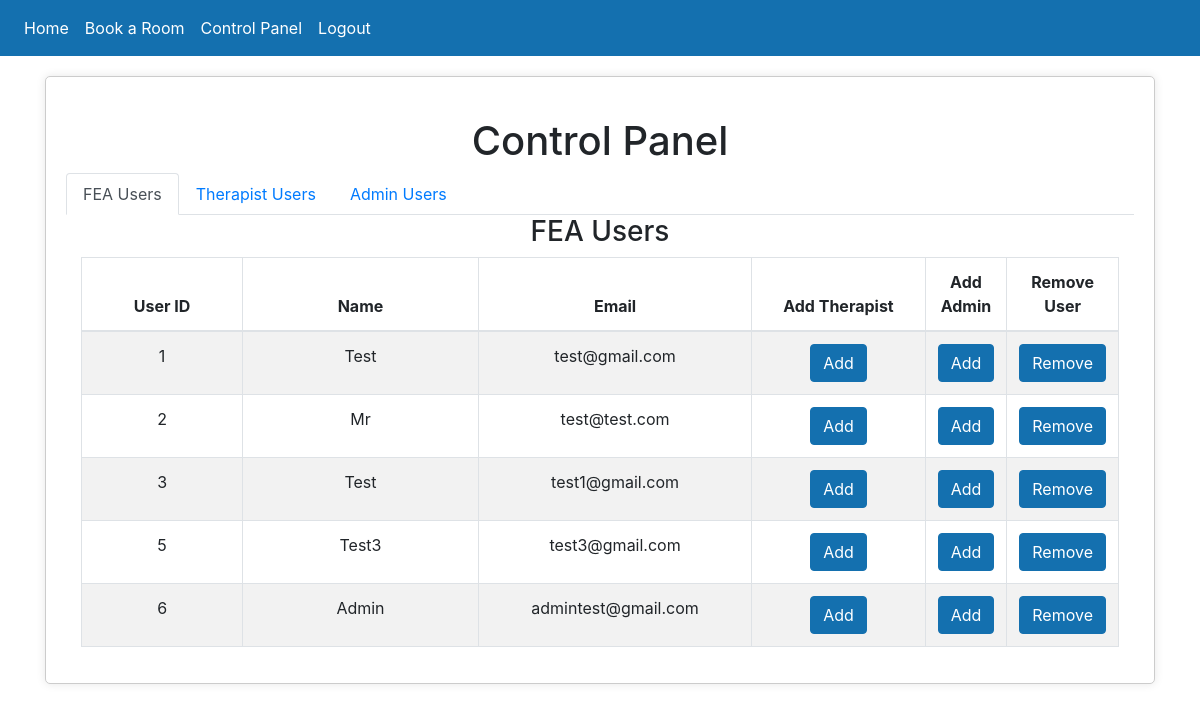
Screenshot of /control_panel (signed in) with the database file from the repository.
### website/models.py (models this page shows)
class User(db.Model, UserMixin):
    id = db.Column(db.Integer, primary_key=True)
    email = db.Column(db.String(150), unique=True)
    password = db.Column(db.String(150))
    first_name = db.Column(db.String(150))
    notes = db.relationship('Note')

### website/views.py (the view)
@views.route('/control_panel', methods=['GET', 'POST'])
@login_required
def control_panel():#Loads the Databases into the HTML tables
    user1 = User.query.all()
    therapist1 = Therapist.query.all()
    admin = Admin.query.all()
    return render_template('control_panel.html', user=current_user, user1=user1, therapist1=therapist1, admin=admin)

### website/__init__.py (called while the page is built)
def create_app():
    app = Flask(__name__)
    app.config['SECRET_KEY'] = 'Team2 Stockton University'
    app.config['SQLALCHEMY_DATABASE_URI'] = f'sqlite:///{DB_NAME}'
    db.init_app(app)
    from .views import views
    from .auth import auth
    app.register_blueprint(views, url_prefix='/')
    app.register_blueprint(auth, url_prefix='/')
    from .models import User, Note, Therapist, Admin
    create_database(app)
    login_manager = LoginManager()
    login_manager.login_view = 'auth.login'  #Flask will redirect to auth.login if the user is not logged in.
    login_manager.init_app(app) #allows login_manager to use the app
    @login_manager.user_loader #Will look for PK and check if id = user_id in the database.
    def load_user(user_id):
        return User.query.get(int(user_id))
    return app

### website/templates/control_panel.html (shortened to what this page needs)
{% extends "base.html" %}
{% block content %}
<div class="center-box" style="max-width: 2400px; margin: 20px auto;">
    <h1 align="center" style="margin-top: 20px;">Control Panel</h1>
    <ul class="nav nav-tabs">
        <li class="nav-item">
            <a class="nav-link active" data-toggle="tab" href="#feaUsers">FEA Users</a>
        </li>
        <li class="nav-item">
            <a class="nav-link" data-toggle="tab" href="#therapistUsers">Therapist Users</a>
        </li>
        <li class="nav-item">
            <a class="nav-link" data-toggle="tab" href="#adminUsers">Admin Users</a>
        </li>
    </ul>
    <div class="tab-content">
        <div id="feaUsers" class="container tab-pane active">
            <div class="section">
                <h3>FEA Users</h3>
                <table class="table table-striped table-bordered">
                    <thead>
                        <tr>
                            <th style="width: 20%;">User ID</th>
                            <th style="width: 30%;">Name</th>
                            <th style="width: 30%;">Email</th>
                            <th style="width: 20%;">Add Therapist</th>
                            <th style="width: 20%;">Add Admin</th>
                            <th style="width: 30%;">Remove User</th>
                        </tr>
                    </thead>
                    <tbody>
                        {% for user in user1 %}
                            <tr>
                                <td style="width: 20%;">{{ user.id }}</td>
                                <td style="width: 30%;">{{ user.first_name }}</td>
                                <td style="width: 30%;">{{ user.email }}</td>
                                <td>
                                    <form action="/add-therapist" method ='POST'>
                                        <button type="submit" class="btn btn-primary">Add</button>
                                    </form>
                                </td>
                                <td>
                                    <form action="/add-admin" method ='POST'>
                                        <button type="submit" class="btn btn-primary">Add</button>
                                    </form>
                                </td>
                                <td>
                                    <form action="/delete_user" method ='POST'>
                                        <button type="submit" class="btn btn-primary">Remove</button>
                                    </form>
                                </td>
                            </tr>
                        {% endfor %}
                    </tbody>
                </table>
            </div>
        </div>
    </div>
</div>
{% endblock %}

### website/templates/base.html (shortened to what this page needs)
<!DOCTYPE html>
<html>
    <head>
        <link
        rel="stylesheet"
        href="https://stackpath.bootstrapcdn.com/bootstrap/4.4.1/css/bootstrap.min.css"
        />
        <link
        rel="stylesheet"
        href="https://stackpath.bootstrapcdn.com/font-awesome/4.7.0/css/font-awesome.min.css"
        />
        <link
        rel="stylesheet"
        href="../static/style.css"
        />
    </head>
    <body>
      <nav class="navbar navbar-expand-lg navbar-dark bg-dark">
          <div class="collapse navbar-collapse" id="navbar">
            <div class="navbar-nav">
              {% if user.is_authenticated %}
              <a class="nav-item nav-link" id="home" href="/">Home</a>
              <a class="nav-item nav-link" id="book" href="/book">Book a Room</a>
              <a class="nav-item nav-link" id="control_panel" href="/control_panel">Control Panel</a>
              <a class="nav-item nav-link" id="logout" href="/logout">Logout</a>
                {% else %}
              <a class="nav-item nav-link" id="login" href="/login">Login</a>
              <a class="nav-item nav-link" id="Register" href="/register">Register</a>
              {% endif %}
            </div>
          </div>
        </nav>
        <div class="container">{% block content %} {% endblock %}</div>
    </body>
</body>
</html>
</html>

### website/static/style.css (style rules this page uses)
.btn-primary { color: #fff; background-color: #1470af; border-color: #1470af; }
.bg-dark { background-color: #1470af!important; }
.navbar-dark .navbar-nav .nav-link { color: #ffffff; }
body { margin-bottom: 100px; }
.center-box { max-width: 400px; margin: 20px auto; text-align: center; padding: 20px; border: 1px solid #ccc; border-radius: 5px; background-color: #fff; box-shadow: 0 0 10px rgba(0, 0, 0, 0.1); }

### rows the page displays
User: id "1", first_name "Test", email "test@gmail.com"
User: id "2", first_name "Mr", email "test@test.com"
User: id "3", first_name "Test", email "test1@gmail.com"
User: id "5", first_name "Test3", email "test3@gmail.com"
User: id "6", first_name "Admin", email "admintest@gmail.com"
